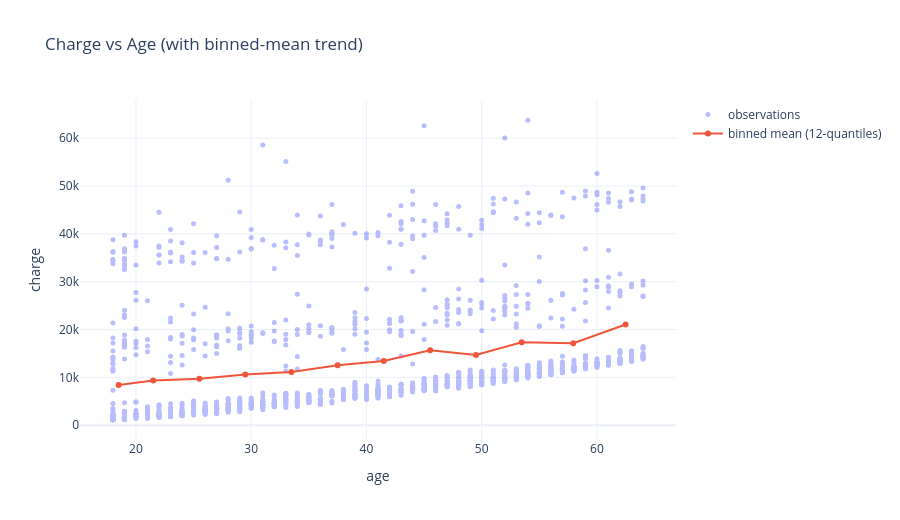
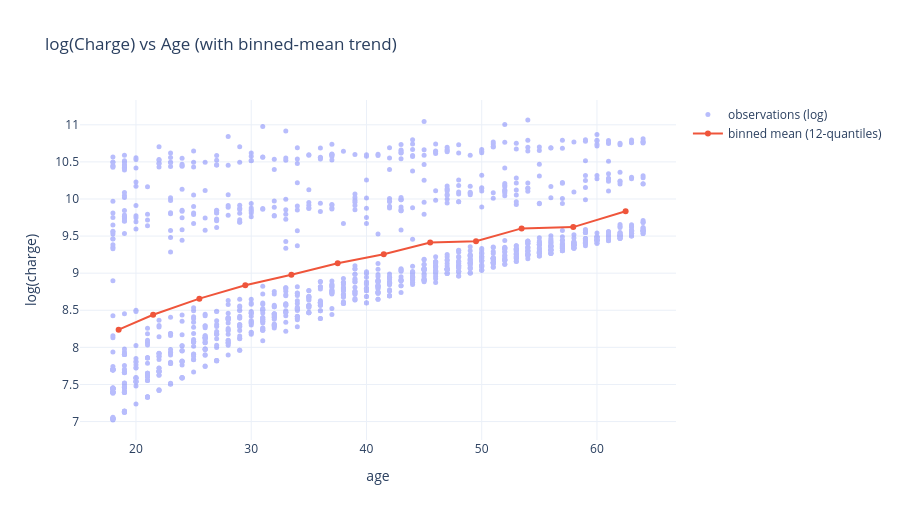

These figures' notebook cell, in order:
### Code cell
x = pd.to_numeric(df["age"], errors="coerce")
y = pd.to_numeric(df["charges"], errors="coerce")
mask = x.notna() & y.notna()
x, y = x[mask], y[mask]

def binned_means(x, y, q=12):
    tmp = pd.DataFrame({"x": x, "y": y}).dropna()
    if len(tmp) < 10:
        return pd.DataFrame(columns=["x_mid", "y_mean"])
    tmp["bin"] = pd.qcut(tmp["x"], q=q, duplicates="drop")
    g = tmp.groupby("bin").agg(x_mid=("x","mean"), y_mean=("y","mean")).reset_index(drop=True)
    return g

bm_raw = binned_means(x, y, q=12)

# 1) Scatter: charge ~ age (+ binned-mean trend)
fig1 = go.Figure()
fig1.add_trace(go.Scatter(x=x, y=y, mode="markers",
                          name="observations", opacity=0.45,
                          marker=dict(size=5)))
if not bm_raw.empty:
    fig1.add_trace(go.Scatter(x=bm_raw["x_mid"], y=bm_raw["y_mean"],
                              mode="lines+markers",
                              name="binned mean (12-quantiles)"))
fig1.update_layout(title="Charge vs Age (with binned-mean trend)",
                   xaxis_title="age", yaxis_title="charge",
                   template="plotly_white", height=520)
fig1.show()
# fig1.write_html("fig1_charge_vs_age.html")

# 2) Scatter: log(charge) ~ age (+ binned-mean trend)
pos = y > 0
x_log = x[pos]
y_log = np.log(y[pos])                # use np.log1p if you prefer log(1+charge)
bm_log = binned_means(x_log, y_log, q=12)

fig2 = go.Figure()
fig2.add_trace(go.Scatter(x=x_log, y=y_log, mode="markers",
                          name="observations (log)", opacity=0.45,
                          marker=dict(size=5)))
if not bm_log.empty:
    fig2.add_trace(go.Scatter(x=bm_log["x_mid"], y=bm_log["y_mean"],
                              mode="lines+markers",
                              name="binned mean (12-quantiles)"))
fig2.update_layout(title="log(Charge) vs Age (with binned-mean trend)",
                   xaxis_title="age", yaxis_title="log(charge)",
                   template="plotly_white", height=520)
fig2.show()

### Figure 1 — Plotly figure (JSON) as saved in the notebook; plotly's stock layout.template omitted (floating-point values rounded to 4 significant figures; data arrays with more than 128 entries replaced by an {"elided": "..."} marker saying what was removed)
{"data": [{"marker": {"size": 5}, "mode": "markers", "name": "observations", "opacity": 0.45, "type": "scatter", "x": {"elided": "1338 int values"}, "y": {"elided": "1338 float values"}}, {"mode": "lines+markers", "name": "binned mean (12-quantiles)", "type": "scatter", "x": [18.5, 21.49, 25.5, 29.49, 33.49, 37.5, 41.5, 45.53, 49.5, 53.46, 57.94, 62.48], "y": [8407.0, 9338.0, 9701.0, 10590.0, 11120.0, 12530.0, 13440.0, 15670.0, 14690.0, 17330.0, 17150.0, 21060.0]}], "layout": {"height": 520, "title": {"text": "Charge vs Age (with binned-mean trend)"}, "xaxis": {"title": {"text": "age"}}, "yaxis": {"title": {"text": "charge"}}}}

### Figure 2 — Plotly figure (JSON) as saved in the notebook; plotly's stock layout.template omitted (floating-point values rounded to 4 significant figures; data arrays with more than 128 entries replaced by an {"elided": "..."} marker saying what was removed)
{"data": [{"marker": {"size": 5}, "mode": "markers", "name": "observations (log)", "opacity": 0.45, "type": "scatter", "x": {"elided": "1338 int values"}, "y": {"elided": "1338 float values"}}, {"mode": "lines+markers", "name": "binned mean (12-quantiles)", "type": "scatter", "x": [18.5, 21.49, 25.5, 29.49, 33.49, 37.5, 41.5, 45.53, 49.5, 53.46, 57.94, 62.48], "y": [8.239, 8.439, 8.657, 8.837, 8.979, 9.133, 9.254, 9.415, 9.43, 9.604, 9.621, 9.835]}], "layout": {"height": 520, "title": {"text": "log(Charge) vs Age (with binned-mean trend)"}, "xaxis": {"title": {"text": "age"}}, "yaxis": {"title": {"text": "log(charge)"}}}}
